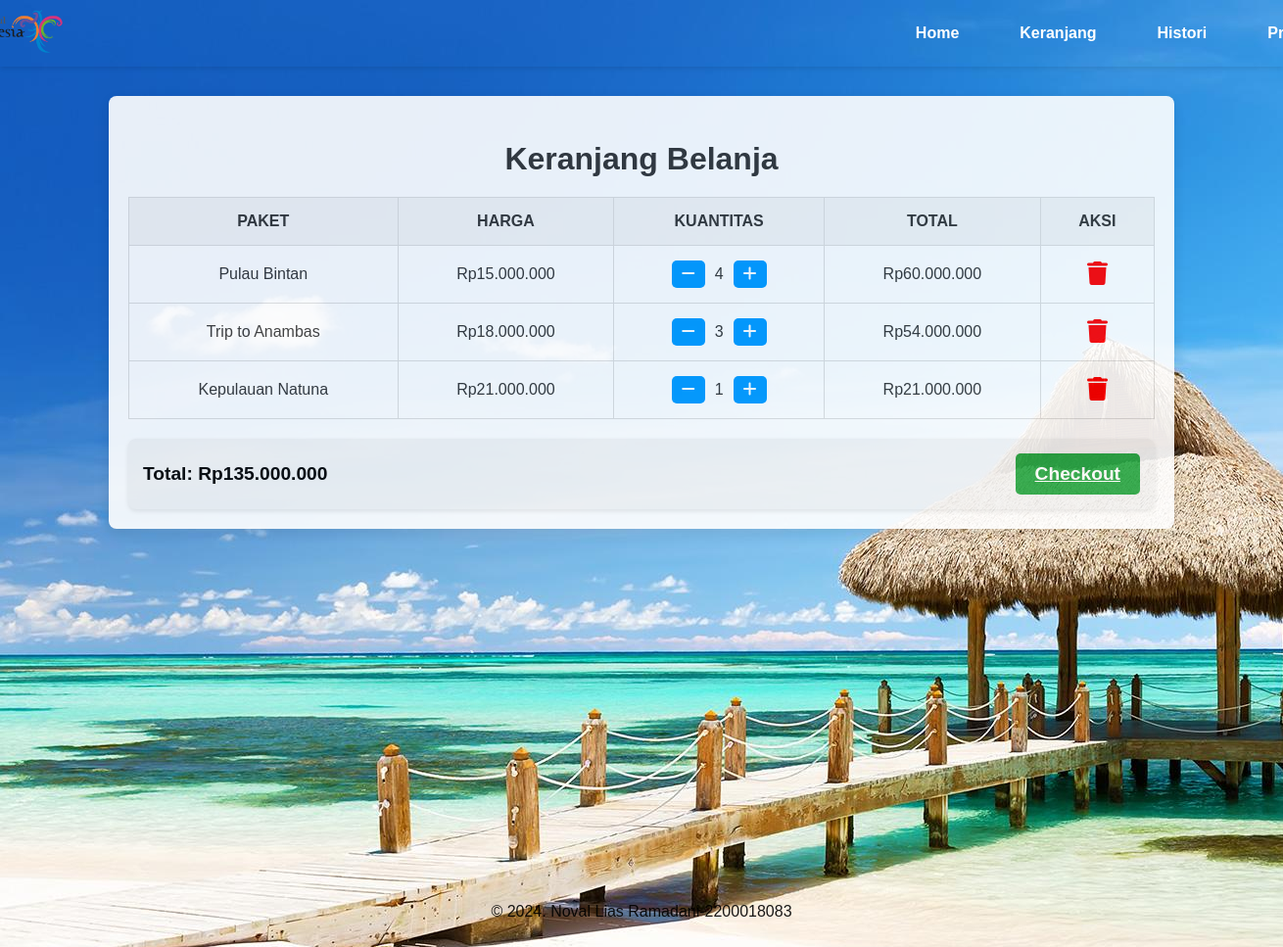
Screenshot of /booking/keranjang.php (signed in) with the database file from the repository.
### tables this page shows
CREATE TABLE `cart` (
  `id` int(11) NOT NULL,
  `user_id` int(11) NOT NULL,
  `package_id` int(11) NOT NULL,
  `quantity` int(11) NOT NULL,
  `added_date` timestamp NOT NULL DEFAULT current_timestamp()
);

CREATE TABLE `packages` (
  `id` int(11) NOT NULL,
  `image` varchar(255) NOT NULL,
  `title` varchar(100) NOT NULL,
  `description` text NOT NULL,
  `price` decimal(10,2) NOT NULL
);

### booking/keranjang.php (the view, shortened to what this page needs)
<?php
$user_id = $_SESSION['user_id'];
$servername = "localhost";
$username = "root";
$password = "";
$dbname = "wisata";
$conn = new mysqli($servername, $username, $password, $dbname);
$sql = "SELECT cart.id, packages.title, packages.price, cart.quantity
        FROM cart
        JOIN packages ON cart.package_id = packages.id
        WHERE cart.user_id = $user_id";
$result = $conn->query($sql);
$total = 0;
?>
<!DOCTYPE html>
<html lang="en">
<head>
    <link rel="stylesheet" href="keranjang.css">
    <link rel="stylesheet" href="https://cdnjs.cloudflare.com/ajax/libs/font-awesome/6.0.0-beta3/css/all.min.css">
</head>
<body>
    <header>
        <div class="container">
            <a href="index.php" class="logo">
                <img src="/Responsipwd/asset/asind/wfi.png" alt="Logo">
            </a>
            <nav>
                <ul>
                    <li><a href="main.php">Home</a></li>
                    <li><a href="keranjang.php">Keranjang</a></li>
                    <li><a href="history.php">Histori</a></li>
                    <li><a href="profile.php">Profile</a></li>
                </ul>
            </nav>
        </div>
    </header>
    <main>
        <section class="cart-section">
            <h1>Keranjang Belanja</h1>
            <?php if ($result->num_rows > 0): ?>
                <table class="cart-table">
                    <thead>
                        <tr>
                            <th>Paket</th>
                            <th>Harga</th>
                            <th>Kuantitas</th>
                            <th>Total</th>
                            <th>Aksi</th>
                        </tr>
                    </thead>
                    <tbody>
                        <?php while ($row = $result->fetch_assoc()): ?>
                            <tr>
                                <td><?= $row['title'] ?></td>
                                <td>Rp<?= number_format($row['price'], 0, ',', '.') ?></td>
                                <td>
                                    <div class="quantity-controls">
                                        <a href="keranjang.php?action=update&item_id=<?= $row['id'] ?>&action_type=decrease" class="btn-icon">
                                            <i class="fas fa-minus"></i>
                                        </a>
                                        <span><?= $row['quantity'] ?></span>
                                        <a href="keranjang.php?action=update&item_id=<?= $row['id'] ?>&action_type=increase" class="btn-icon">
                                            <i class="fas fa-plus"></i>
                                        </a>
                                    </div>
                                </td>
                                <td>Rp<?= number_format($row['price'] * $row['quantity'], 0, ',', '.') ?></td>
                                <td>
                                    <a href="keranjang.php?action=delete&item_id=<?= $row['id'] ?>" class="btn-icon delete">
                                        <i class="fas fa-trash"></i>
                                    </a>
                                </td>
                            </tr>
                            <?php $total += $row['price'] * $row['quantity']; ?>
                        <?php endwhile; ?>
                    </tbody>
                </table>
                <div class="cart-total">
                    <p><strong>Total: </strong>Rp<?= number_format($total, 0, ',', '.') ?></p>
                    <a href="bookingorder.php" class="btn-checkout">Checkout</a>
                </div>
            <?php else: ?>
                <p class="empty-cart">Keranjang Anda kosong.</p>
            <?php endif; ?>
        </section>
    </main>
    <footer>
        <p>&copy; 2024. Noval Lias Ramadani-2200018083</p>
    </footer>
</body>
</html>

### booking/keranjang.css (style rules this page uses)
body { font-family: Arial, sans-serif; margin: 0; padding: 0; background: url("http://localhost/Responsipwd/booking/asset/bgmain1.jpg"); }
header { background: transparent; color: #fff; padding: 0.5rem 0; box-shadow: 0 2px 5px rgba(0, 0, 0, 0.1); position: sticky; top: 0; z-index: 1000; transition: background-color 0.3s ease, color 0.3s ease; font-weight: bold; }
header .container { display: flex; justify-content: space-between; align-items: center; max-width: 1200px; margin: 0 auto; padding: 0 20px; }
header .logo img { width: 130px; height: auto; margin-left: -110px; }
header nav ul { display: flex; list-style: none; margin-right: -120px; }
header nav ul li { margin: 0 15px; border-radius: 5px; font-weight: bold; }
header ul li a { color: #0099ff; text-align: center; padding: 8px 16px 8px 16px; text-decoration: none; transition: all 0.3s ease; border-radius: 5px; color: inherit; font-weight: bold; }
.cart-section { width: 80%; margin: 30px auto; padding: 20px; background-color: white; border-radius: 8px; box-shadow: 0 4px 15px rgba(0, 0, 0, 0.1); animation: fadeIn 0.8s ease-in-out; opacity: 0.9; }
.cart-section h1 { text-align: center; font-size: 2rem; font-weight: bold; margin-bottom: 20px; color: #333; }
.cart-table { width: 100%; border-collapse: collapse; margin-bottom: 20px; }
.cart-table thead { background-color: #f4f4f4; text-transform: uppercase; }
.cart-table th, .cart-table td { padding: 15px; text-align: center; border: 1px solid #ddd; font-size: 1rem; color: #333; }
.quantity-controls { display: flex; align-items: center; justify-content: center; gap: 10px; }
.quantity-controls a { padding: 5px 10px; background-color: #0099ff; color: white; border-radius: 5px; text-decoration: none; font-size: 1rem; transition: background-color 0.3s ease; }
.btn-icon.delete { color: red; font-size: 1.5rem; cursor: pointer; transition: transform 0.3s ease; }
.cart-total { display: flex; justify-content: space-between; align-items: center; padding: 15px; background: #f4f4f4; border-radius: 8px; box-shadow: 0 2px 5px rgba(0, 0, 0, 0.1); font-size: 1.2rem; font-weight: bold; }
.cart-total p { margin: 0; }
.cart-total .btn-checkout { background-color: #28a745; color: white; border: none; padding: 10px 20px; font-size: 1.2rem; font-weight: bold; border-radius: 5px; cursor: pointer; transition: background-color 0.3s ease; }
footer { background: #046dde; color: #000000; text-align: center; padding: 1rem 0; margin-top: 2rem; text-size-adjust: 10px; opacity: 0.9; background: transparent; margin-top: 350px; }

### rows the page displays
cart: package.title "Pulau Bintan", package.price "15.000.000", quantity "4", $row['price'] * $row['quantity'] "60.000.000"
cart: package.title "Trip to Anambas", package.price "18.000.000", quantity "3", $row['price'] * $row['quantity'] "54.000.000"
cart: package.title "Kepulauan Natuna", package.price "21.000.000", quantity "1", $row['price'] * $row['quantity'] "21.000.000"

### other values shown
$total "135.000.000"
